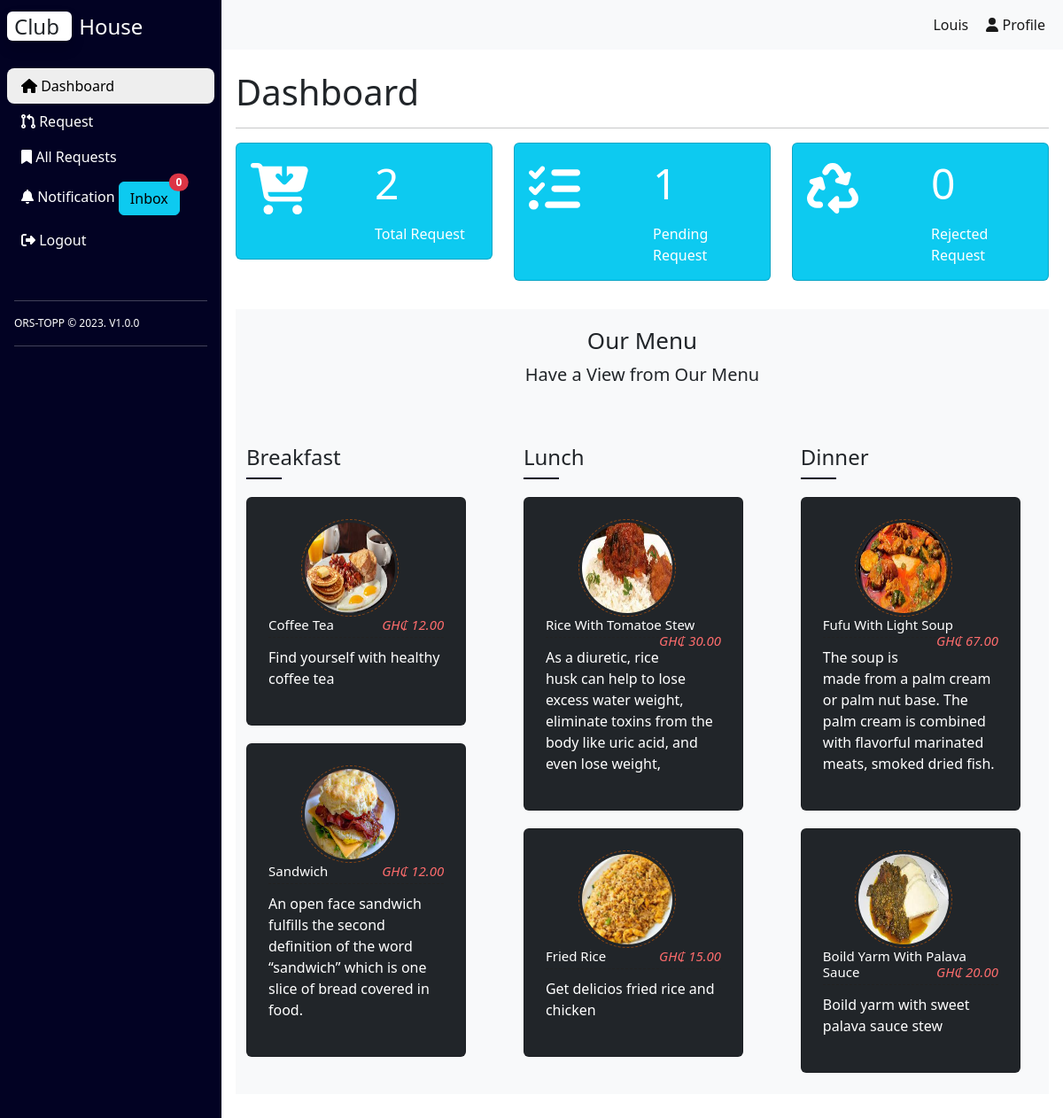
Page /index.php (signed in) on the earlier database version.
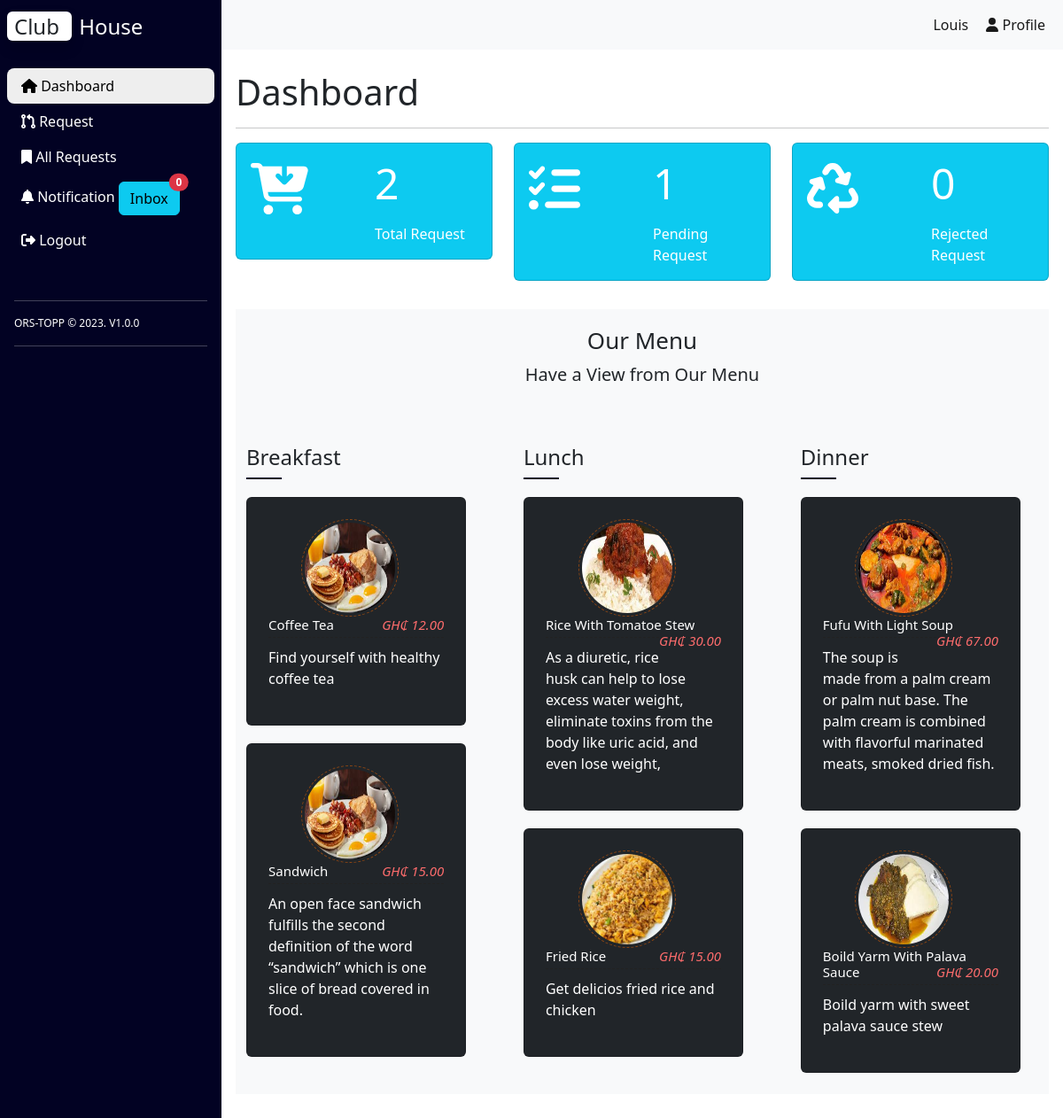
Same page on the later database version.
### tables this page shows
CREATE TABLE `menu` (
  `id` int(11) NOT NULL,
  `name` varchar(50) DEFAULT NULL,
  `description` varchar(255) DEFAULT NULL,
  `price` decimal(10,2) DEFAULT NULL,
  `category_id` int(11) DEFAULT NULL,
  `image` varchar(225) NOT NULL
);

### config.php (called while the page is built)
<?php
$host = "localhost";
$username = "root";
$password = "";
$database = "booking";

### class/Database.php (called while the page is built, shortened)
<?php
class Database
{
    private $conn;
    public function __construct($host, $username, $password, $database)
    {
        $this->conn = new mysqli($host, $username, $password, $database);
    }
    public function getConnection()
    {
        return $this->conn;
    }
}
?>

### init.php (called while the page is built, shortened)
<?php
include 'config.php';
require 'class/Database.php';
require 'class/Menu.php';
require 'class/Request.php';
$database = new Database($host, $username, $password, $database);
$menu =new Menu($database);
?>

### class/Menu.php (called while the page is built, shortened)
<?php
class Menu
{
    private $db;
    public function __construct(Database $db)
    {
        $this->db = $db;
    }
    public function generateBreakfastMenuOptions()
    {
        $query = "SELECT * FROM menu WHERE category_id = 1";
        $result = $this->db->getConnection()->query($query);
        $options = array();
        if ($result && $result->num_rows > 0) {
            while ($row = $result->fetch_assoc()) {
                $options[] = $row;
            }
        }
        return $options;
    }
    public function fetchLunchOptions()
    {
        $query = "SELECT * FROM menu WHERE category_id = 2";
        $result = $this->db->getConnection()->query($query);
        $options = array();
        if ($result && $result->num_rows > 0) {
            while ($row = $result->fetch_assoc()) {
                $options[] = $row;
            }
        }
        return $options;
    }
    public function fetchDinnerOptions()
    {
        $query = "SELECT * FROM menu WHERE category_id = 3";
        $result = $this->db->getConnection()->query($query);
        $options = array();
        if ($result && $result->num_rows > 0) {
            while ($row = $result->fetch_assoc()) {
                $options[] = $row;
            }
        }
        return $options;
    }
}
?>

### index.php (the view, shortened to what the rows shown need)
<?php
include 'init.php';
include('inc/header.php');
include('inc/nav.php');
?>
<link rel="stylesheet" href="https://cdnjs.cloudflare.com/ajax/libs/twitter-bootstrap/5.2.0/css/bootstrap.min.css">
<link rel="stylesheet" href="https://cdn.datatables.net/1.13.4/css/dataTables.bootstrap5.min.css">
<link rel="stylesheet" href="https://cdn.datatables.net/responsive/2.4.1/css/responsive.bootstrap5.min.css">
<div class="container px-3 pt-4 mb-5 pb-5">
    <h1>Dashboard</h1>
    <?php if ($_SESSION['user_type'] == 'user'): ?>
        <div class="col  mb-2 pb-2 bg-light">
            <section class="pt-1 mt-1 pb-2 mb-2">
                <div class="menus container">
                    <div class="menu-column">
                        <?php
                        $breakfasts = $menu->generateBreakfastMenuOptions();
                        if ($breakfasts) {
                            foreach ($breakfasts as $breakfast) {
                                ?>
                                <div class="single-menu card p-4 bg-dark text-white">
                                    <img src="<?= $breakfast['image'] ?>" alt="">
                                    <div class="menu-content">
                                        <h5 style="font-size:15px">
                                            <?= $breakfast['name']; ?><span>GH₵
                                                <?= $breakfast['price']; ?>
                                            </span>
                                        </h5>
                                        <p>
                                            <?= $breakfast['description']; ?>
                                        </p>
                                    </div>
                                </div>
                                <?php
                            }
                        } else {
                        }
                        ?>
                    </div>
                    <div class="menu-column">
                        <?php
                        $lunches = $menu->fetchLunchOptions();
                        if ($lunches) {
                            foreach ($lunches as $lunch) {
                                ?>
                                <div class="single-menu card p-4 bg-dark text-white">
                                    <img src="<?= $lunch['image'] ?>" alt="">
                                    <div class="menu-content">
                                        <h5 style="font-size: 15px;">
                                            <?= $lunch['name']; ?><span>GH₵
                                                <?= $lunch['price']; ?>
                                            </span>
                                        </h5>
                                        <p>
                                            <?= $lunch['description']; ?>
                                        </p>
                                    </div>
                                </div>
                                <?php
                            }
                        } else {
                        }
                        ?>
                    </div>
                    <div class="menu-column">
                        <?php
                        $dinners = $menu->fetchDinnerOptions();
                        if ($dinners) {
                            foreach ($dinners as $dinner) {
                                ?>
                                <div class="single-menu card p-4 bg-dark text-white">
                                    <img src="<?= $dinner['image'] ?>" alt="">
                                    <div class="menu-content">
                                        <h5 style="font-size: 15px;">
                                            <?= $dinner['name']; ?><span> GH₵
                                                <?= $dinner['price']; ?>
                                            </span>
                                        </h5>
                                        <p>
                                            <?= $dinner['description']; ?>
                                        </p>
                                    </div>
                                </div>
                                <?php
                            }
                        } else {
                        }
                        ?>
                    </div>
            </section>
        <?php else: ?>
            <section class="admin">
                <?php include('admin_page.php') ?>
            </section>
        <?php endif; ?>
    </div>
</div>
</div>
<?php include('inc/footer.php'); ?>

Differences in the rows shown:
changed menu "Sandwich": image: a different picture; price "12.00" → "15.00"
